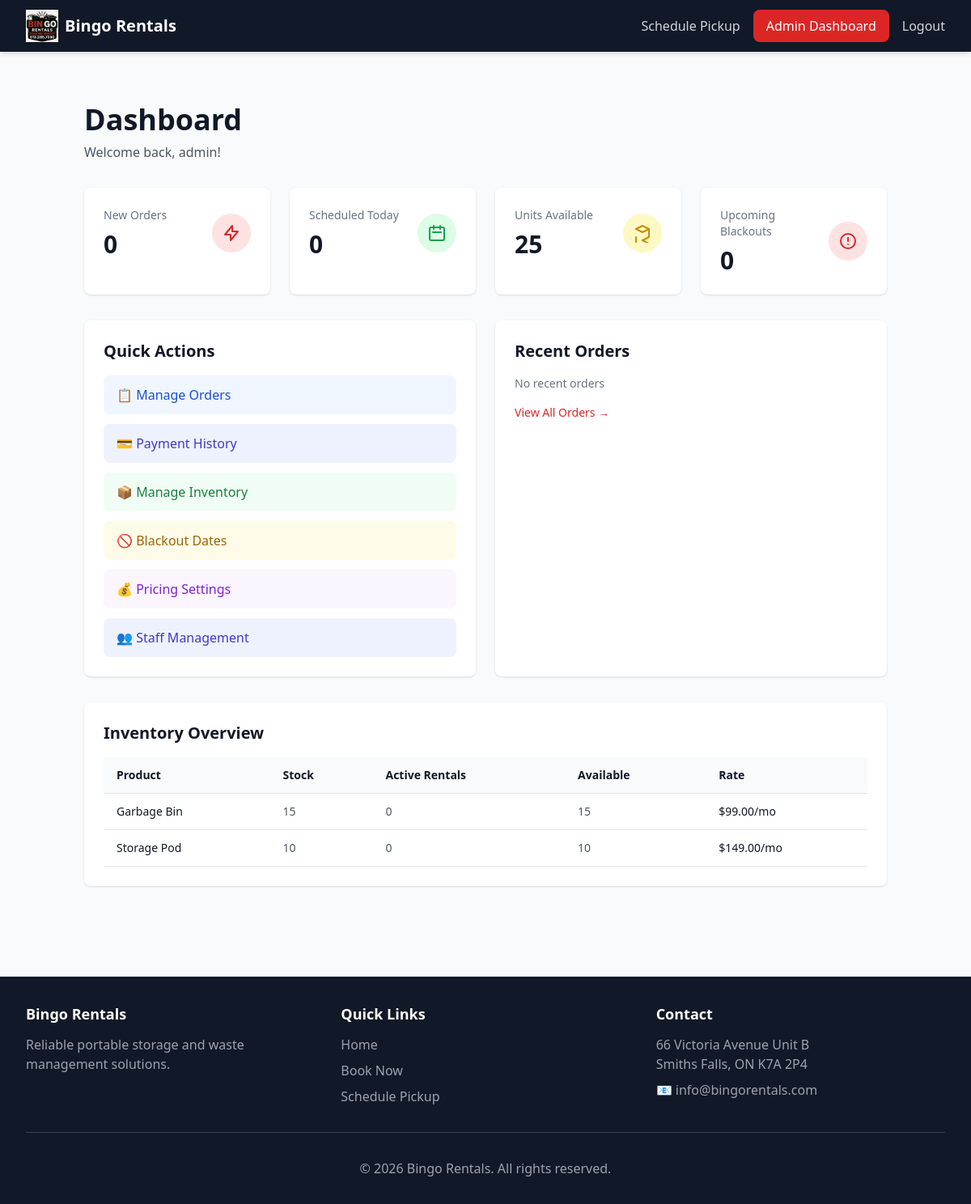
Page /dashboard/ (signed in) on the earlier database version.
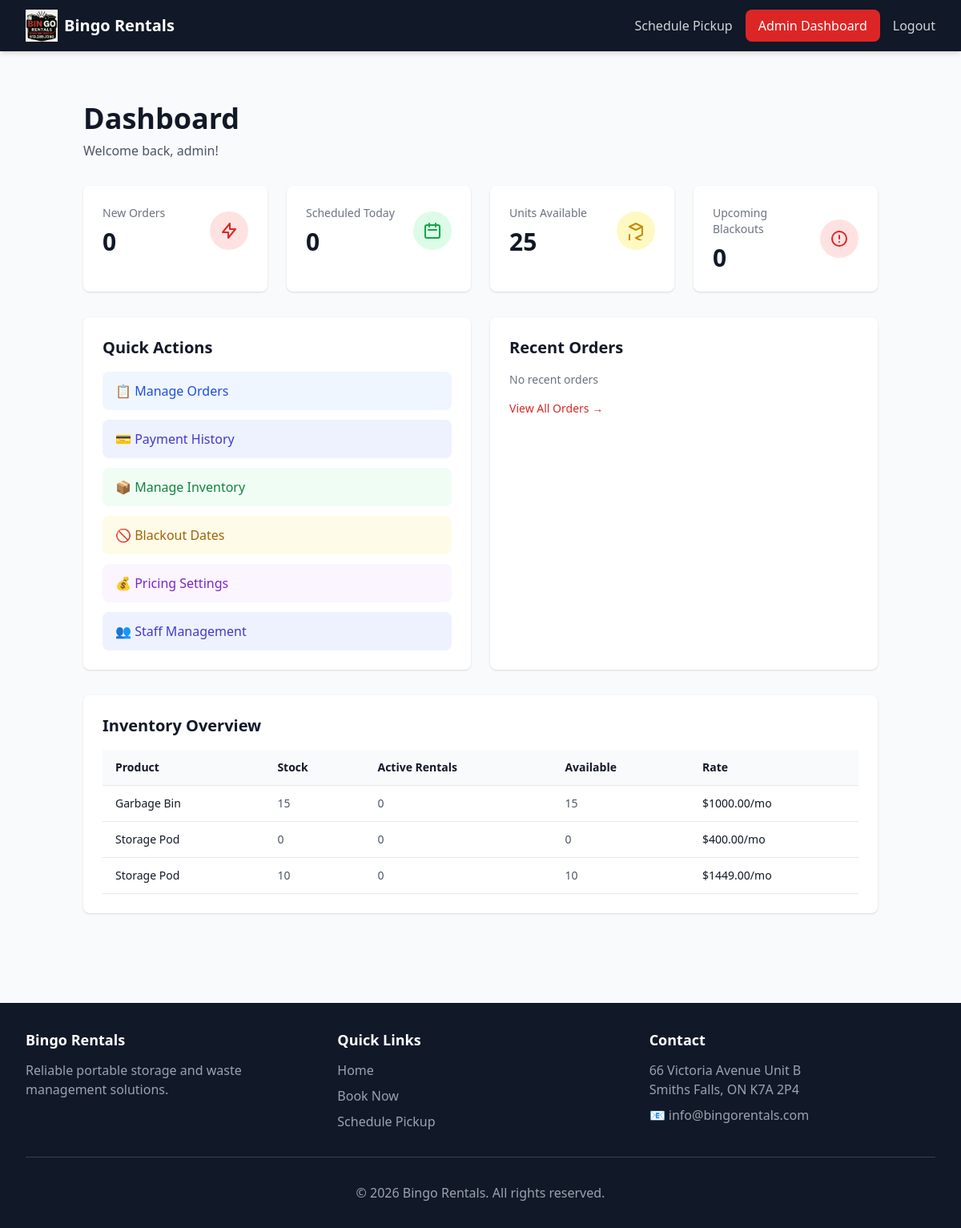
Same page on the later database version.
### products/models.py (models this page shows, shortened)
class Product(models.Model):
    name = models.CharField(max_length=200)
    slug = models.SlugField(unique=True, blank=True)
    category = models.CharField(
        max_length=20,
        choices=ProductCategory.choices
    )
    description = models.TextField()
    size_description = models.CharField(
        max_length=100,
        help_text="e.g., '8ft or 16ft Units' or '10-Yard Dumpster'"
    )
    monthly_rate = models.DecimalField(
        max_digits=10,
        decimal_places=2,
        validators=[MinValueValidator(0)]
    )
    image = models.ImageField(upload_to='products/')
    stock_quantity = models.IntegerField(
        default=0,
        validators=[MinValueValidator(0)],
        help_text="Total available units"
    )
    is_active = models.BooleanField(default=True)
    created_at = models.DateTimeField(auto_now_add=True)
    updated_at = models.DateTimeField(auto_now=True)
    class Meta:
        ordering = ['category', 'name']

### dashboard/views.py (the view)
    def wrapper(request, *args, **kwargs):
        if not request.user.is_authenticated:
            return redirect('booking:staff_login')
        if not request.user.is_staff:
            messages.error(request, 'You do not have permission to access this page.')
            return redirect('home')
        return view_func(request, *args, **kwargs)

### dashboard/views.py (called while the page is built)
def staff_required(view_func):
    def wrapper(request, *args, **kwargs):
        if not request.user.is_authenticated:
            return redirect('booking:staff_login')
        if not request.user.is_staff:
            messages.error(request, 'You do not have permission to access this page.')
            return redirect('home')
        return view_func(request, *args, **kwargs)
    return wrapper

### templates/dashboard/home.html (shortened to what the changed rows need)
{% extends 'base.html' %}
{% block content %}
<div class="container mx-auto px-4 py-8">
    <div class="mb-8">
        <h1 class="text-4xl font-bold text-gray-900">Dashboard</h1>
    </div>
    <div class="grid grid-cols-1 md:grid-cols-2 gap-6 mb-8">
        <div class="bg-white rounded-lg shadow p-6">
            <h2 class="text-xl font-bold text-gray-900 mb-4">Quick Actions</h2>
        </div>
        <div class="bg-white rounded-lg shadow p-6">
            <h2 class="text-xl font-bold text-gray-900 mb-4">Recent Orders</h2>
        </div>
    </div>
    <div class="bg-white rounded-lg shadow p-6">
        <h2 class="text-xl font-bold text-gray-900 mb-4">Inventory Overview</h2>
        <div class="overflow-x-auto">
            <table class="w-full text-left">
                <thead class="bg-gray-50 border-b border-gray-200">
                    <tr>
                        <th class="px-4 py-3 text-sm font-semibold text-gray-900">Product</th>
                        <th class="px-4 py-3 text-sm font-semibold text-gray-900">Stock</th>
                        <th class="px-4 py-3 text-sm font-semibold text-gray-900">Active Rentals</th>
                        <th class="px-4 py-3 text-sm font-semibold text-gray-900">Available</th>
                        <th class="px-4 py-3 text-sm font-semibold text-gray-900">Rate</th>
                    </tr>
                </thead>
                <tbody>
                    {% if products %}
                        {% for product in products %}
                        <tr class="border-b border-gray-200 hover:bg-gray-50">
                            <td class="px-4 py-3 text-sm text-gray-900 font-medium">{{ product.name }}</td>
                            <td class="px-4 py-3 text-sm text-gray-600">{{ product.stock_quantity }}</td>
                            <td class="px-4 py-3 text-sm text-gray-600">{{ product.active_rentals_count|default:"0" }}</td>
                            <td class="px-4 py-3 text-sm text-gray-600">{{ product.available_units|default:product.stock_quantity }}</td>
                            <td class="px-4 py-3 text-sm text-gray-900 font-medium">${{ product.monthly_rate }}/mo</td>
                        </tr>
                        {% endfor %}
                    {% else %}
                        <tr>
                            <td colspan="5" class="px-4 py-3 text-center text-gray-500">No products available</td>
                        </tr>
                    {% endif %}
                </tbody>
            </table>
        </div>
    </div>
</div>
{% endblock %}

Differences in the rows shown:
changed Product "Garbage Bin": monthly_rate "99.00" → "1000.00"
added Product: name "Storage Pod", stock_quantity "0", active_rentals_count "0", available_units "0", monthly_rate "400.00"
changed Product (number 3 of 3 on the later page): monthly_rate "149.00" → "1449.00"
